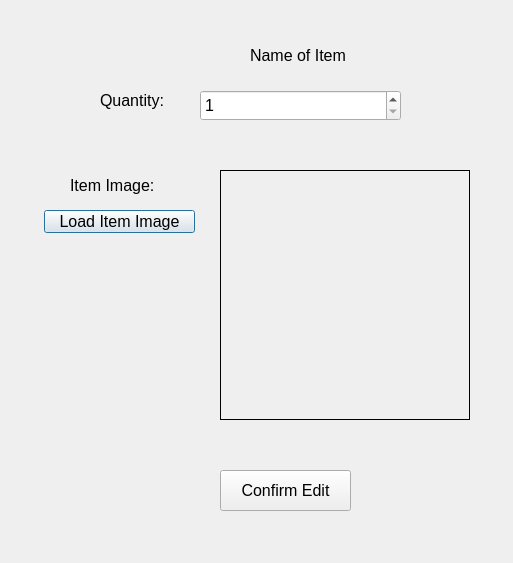
<?xml version="1.0" encoding="UTF-8"?>
<ui version="4.0">
 <class>UpdateItemDialog</class>
 <widget class="QDialog" name="UpdateItemDialog">
  <property name="geometry">
   <rect>
    <x>0</x>
    <y>0</y>
    <width>513</width>
    <height>563</height>
   </rect>
  </property>
  <property name="windowTitle">
   <string>Dialog</string>
  </property>
  <widget class="QLabel" name="lblItemName">
   <property name="geometry">
    <rect>
     <x>250</x>
     <y>40</y>
     <width>101</width>
     <height>31</height>
    </rect>
   </property>
   <property name="font">
    <font>
     <pointsize>12</pointsize>
    </font>
   </property>
   <property name="text">
    <string>Name of Item</string>
   </property>
  </widget>
  <widget class="QLabel" name="label">
   <property name="geometry">
    <rect>
     <x>100</x>
     <y>90</y>
     <width>91</width>
     <height>21</height>
    </rect>
   </property>
   <property name="font">
    <font>
     <pointsize>12</pointsize>
    </font>
   </property>
   <property name="text">
    <string>Quantity:</string>
   </property>
  </widget>
  <widget class="QLabel" name="label_2">
   <property name="geometry">
    <rect>
     <x>70</x>
     <y>170</y>
     <width>101</width>
     <height>31</height>
    </rect>
   </property>
   <property name="font">
    <font>
     <pointsize>12</pointsize>
    </font>
   </property>
   <property name="text">
    <string>Item Image:</string>
   </property>
  </widget>
  <widget class="QSpinBox" name="sbQuantity">
   <property name="geometry">
    <rect>
     <x>200</x>
     <y>90</y>
     <width>201</width>
     <height>31</height>
    </rect>
   </property>
   <property name="font">
    <font>
     <pointsize>12</pointsize>
    </font>
   </property>
   <property name="minimum">
    <number>1</number>
   </property>
   <property name="maximum">
    <number>1000</number>
   </property>
  </widget>
  <widget class="QLabel" name="lblImage">
   <property name="geometry">
    <rect>
     <x>220</x>
     <y>170</y>
     <width>250</width>
     <height>250</height>
    </rect>
   </property>
   <property name="font">
    <font>
     <pointsize>12</pointsize>
    </font>
   </property>
   <property name="frameShape">
    <enum>QFrame::Panel</enum>
   </property>
   <property name="text">
    <string/>
   </property>
  </widget>
  <widget class="QPushButton" name="btnLoadItemImage">
   <property name="geometry">
    <rect>
     <x>44</x>
     <y>210</y>
     <width>151</width>
     <height>23</height>
    </rect>
   </property>
   <property name="font">
    <font>
     <pointsize>12</pointsize>
    </font>
   </property>
   <property name="text">
    <string>Load Item Image</string>
   </property>
  </widget>
  <widget class="QPushButton" name="btnConfirmEdit">
   <property name="geometry">
    <rect>
     <x>220</x>
     <y>470</y>
     <width>131</width>
     <height>41</height>
    </rect>
   </property>
   <property name="font">
    <font>
     <pointsize>12</pointsize>
    </font>
   </property>
   <property name="text">
    <string>Confirm Edit</string>
   </property>
  </widget>
 </widget>
 <resources/>
 <connections/>
</ui>
